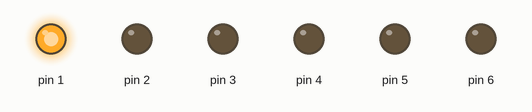
Recording of a sketch running on a simulated Arduino Uno, built with avr-gcc and run on an emulated ATmega328P. On the bench: output pins drawn as LEDs (lit = HIGH).

Above: at 0.2 s.
At 1.7 s:
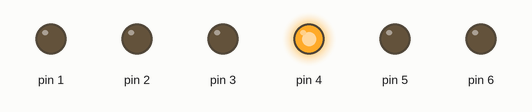
At 2.7 s:
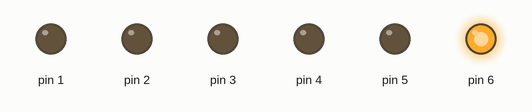
At 3.2 s:
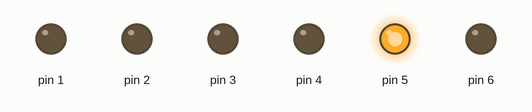
At 4.7 s:
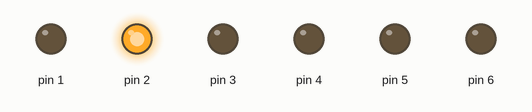
At 6.2 s:
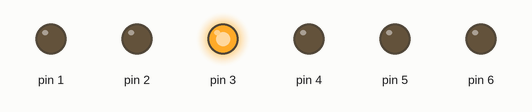
Timing chart, 0 to 6.5 s (numbered marks = the images above):
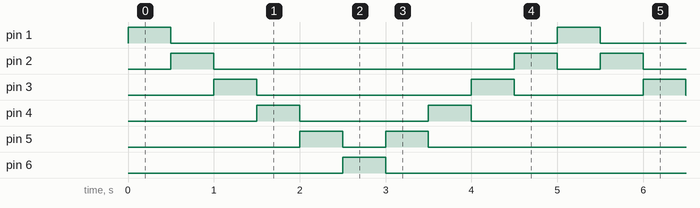

Measured:
- by itself, pin 1, pin 6: alternates HIGH for 0.50 s and LOW for 4.5 s
- by itself, pin 2: repeats every 5.0 s: LOW 3.5 s, HIGH 0.50 s, LOW 0.50 s, HIGH 0.50 s
- by itself, pin 3: repeats every 5.0 s: LOW 2.5 s, HIGH 0.50 s, LOW 1.5 s, HIGH 0.50 s
- by itself, pin 4: repeats every 5.0 s: LOW 1.5 s, HIGH 0.50 s, LOW 2.5 s, HIGH 0.50 s
- by itself, pin 5: repeats every 5.0 s: LOW 0.50 s, HIGH 0.50 s, LOW 3.5 s, HIGH 0.50 s

The sketch:

sketch_sep18b.ino
```cpp
 /**
  A super maquina (sequencial de leds)
  */


//variável global para ajustar a velocidade do efeito
int velocidade = 500;
void setup() {
  for (int x = 1; x <= 6; x++) {
    pinMode(x, OUTPUT);
  }
}

void loop() {
  for (int x = 1; x <= 6; x++) {
    digitalWrite(x, HIGH);
    delay(velocidade);
    digitalWrite(x, LOW);
  }
  for (int x = 5; x >=2; x--){
   digitalWrite(x, HIGH);
    delay(velocidade);
    digitalWrite(x, LOW);
  }

}
```
